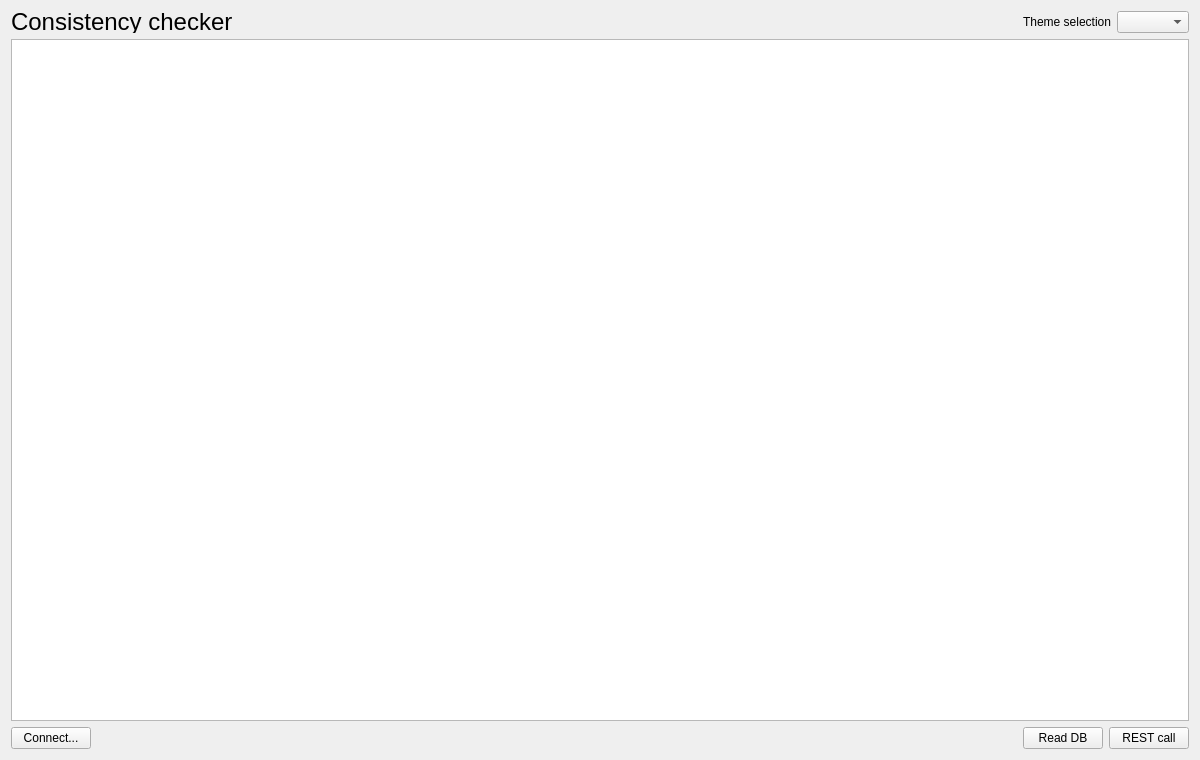
<?xml version="1.0" encoding="UTF-8"?>
<ui version="4.0">
 <class>Widget</class>
 <widget class="QWidget" name="Widget">
  <property name="geometry">
   <rect>
    <x>0</x>
    <y>0</y>
    <width>1200</width>
    <height>760</height>
   </rect>
  </property>
  <property name="windowTitle">
   <string>RESTSync</string>
  </property>
  <property name="windowIcon">
   <iconset resource="resources.qrc">
    <normaloff>:/icons/title.png</normaloff>:/icons/title.png</iconset>
  </property>
  <layout class="QVBoxLayout" name="verticalLayout">
   <item>
    <layout class="QHBoxLayout" name="horizontalLayout_6">
     <item>
      <widget class="QLabel" name="label">
       <property name="sizePolicy">
        <sizepolicy hsizetype="Preferred" vsizetype="Ignored">
         <horstretch>0</horstretch>
         <verstretch>0</verstretch>
        </sizepolicy>
       </property>
       <property name="font">
        <font>
         <pointsize>18</pointsize>
        </font>
       </property>
       <property name="text">
        <string>Consistency checker</string>
       </property>
      </widget>
     </item>
     <item>
      <spacer name="horizontalSpacer_2">
       <property name="orientation">
        <enum>Qt::Orientation::Horizontal</enum>
       </property>
       <property name="sizeHint" stdset="0">
        <size>
         <width>40</width>
         <height>20</height>
        </size>
       </property>
      </spacer>
     </item>
     <item>
      <layout class="QHBoxLayout" name="horizontalLayout_5">
       <item>
        <widget class="QLabel" name="label_2">
         <property name="text">
          <string>Theme selection</string>
         </property>
         <property name="alignment">
          <set>Qt::AlignmentFlag::AlignRight|Qt::AlignmentFlag::AlignTrailing|Qt::AlignmentFlag::AlignVCenter</set>
         </property>
        </widget>
       </item>
       <item>
        <widget class="QComboBox" name="themePicker"/>
       </item>
      </layout>
     </item>
    </layout>
   </item>
   <item>
    <widget class="QTableWidget" name="tableWidget">
     <property name="columnCount">
      <number>0</number>
     </property>
    </widget>
   </item>
   <item>
    <layout class="QHBoxLayout" name="horizontalLayout_4">
     <item>
      <widget class="QPushButton" name="connectButton">
       <property name="text">
        <string>Connect...</string>
       </property>
      </widget>
     </item>
     <item>
      <layout class="QHBoxLayout" name="horizontalLayout_3">
       <item>
        <layout class="QHBoxLayout" name="horizontalLayout_2">
         <item>
          <spacer name="horizontalSpacer">
           <property name="orientation">
            <enum>Qt::Orientation::Horizontal</enum>
           </property>
           <property name="sizeHint" stdset="0">
            <size>
             <width>40</width>
             <height>20</height>
            </size>
           </property>
          </spacer>
         </item>
         <item>
          <layout class="QHBoxLayout" name="horizontalLayout">
           <item>
            <widget class="QPushButton" name="readButton">
             <property name="text">
              <string>Read DB</string>
             </property>
            </widget>
           </item>
           <item>
            <widget class="QPushButton" name="restButton">
             <property name="text">
              <string>REST call</string>
             </property>
            </widget>
           </item>
          </layout>
         </item>
        </layout>
       </item>
      </layout>
     </item>
    </layout>
   </item>
  </layout>
 </widget>
 <resources>
  <include location="resources.qrc"/>
 </resources>
 <connections/>
</ui>
